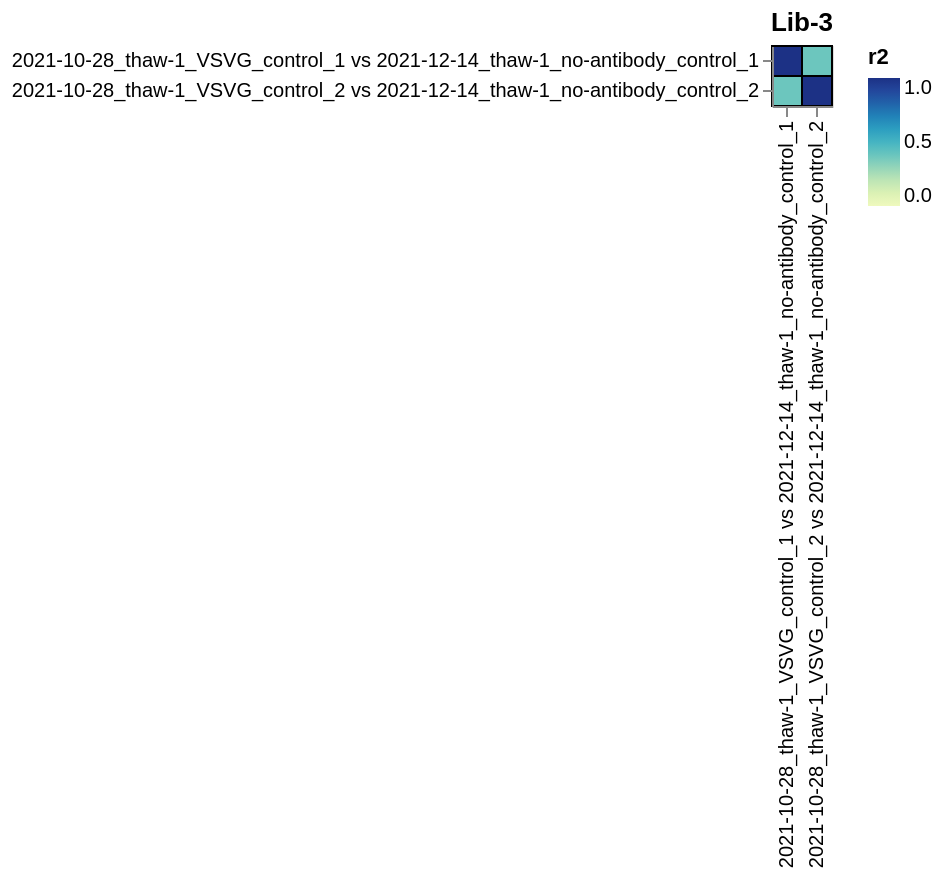

This figure's Vega-Lite source:
### Vega-Lite specification from a JSON file in a GitHub repository (floating-point values rounded to 4 significant figures)
{"config": {"view": {"continuousWidth": 400, "continuousHeight": 300}, "axis": {"labelLimit": 500}}, "data": {"name": "data-536a82b0a6ebb7a47aeb62e03d51c063"}, "mark": {"type": "rect", "stroke": "black"}, "encoding": {"color": {"field": "r2", "scale": {"zero": true}, "type": "quantitative"}, "tooltip": [{"field": "library", "type": "nominal"}, {"field": "sample_1", "type": "nominal"}, {"field": "sample_2", "type": "nominal"}, {"field": "r2", "format": ".3g", "type": "quantitative"}], "x": {"field": "sample_1", "title": null, "type": "nominal"}, "y": {"field": "sample_2", "title": null, "type": "nominal"}}, "height": {"step": 15}, "title": "Lib-3", "width": {"step": 15}, "$schema": "https://vega.github.io/schema/vega-lite/v5.json", "datasets": {"data-536a82b0a6ebb7a47aeb62e03d51c063": [{"library": "Lib-3", "sample_1": "2021-10-28_thaw-1_VSVG_control_1 vs 2021-12-14_thaw-1_no-antibody_control_1", "sample_2": "2021-10-28_thaw-1_VSVG_control_1 vs 2021-12-14_thaw-1_no-antibody_control_1", "r2": 1.0}, {"library": "Lib-3", "sample_1": "2021-10-28_thaw-1_VSVG_control_2 vs 2021-12-14_thaw-1_no-antibody_control_2", "sample_2": "2021-10-28_thaw-1_VSVG_control_1 vs 2021-12-14_thaw-1_no-antibody_control_1", "r2": 0.3938}, {"library": "Lib-3", "sample_1": "2021-10-28_thaw-1_VSVG_control_1 vs 2021-12-14_thaw-1_no-antibody_control_1", "sample_2": "2021-10-28_thaw-1_VSVG_control_2 vs 2021-12-14_thaw-1_no-antibody_control_2", "r2": 0.3938}, {"library": "Lib-3", "sample_1": "2021-10-28_thaw-1_VSVG_control_2 vs 2021-12-14_thaw-1_no-antibody_control_2", "sample_2": "2021-10-28_thaw-1_VSVG_control_2 vs 2021-12-14_thaw-1_no-antibody_control_2", "r2": 1.0}]}}
